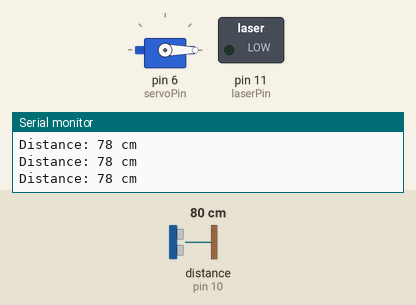
Recording of a sketch running on a simulated Arduino Uno, built with avr-gcc and run on an emulated ATmega328P. On the bench: servo, switched loads named in the sketch (green lamp = pin HIGH), the last lines printed to the serial monitor. Wiring (inferred from the names in the program): ultrasonic range finder: trigger pin 9; echo pin 10. The inputs (shaded band) are chosen by the test bench; at power-on: distance to the obstacle (sensor on pin 10) 80 cm. The echo pulse lasts 58.3 µs per cm; pins used as bus, display or sensor lines are not drawn.

Above: at 1.3 s.
1.4 s: distance to the obstacle (sensor on pin 10) set to 23 cm
2.9 s: distance to the obstacle (sensor on pin 10) set to 19 cm
At 3.9 s:
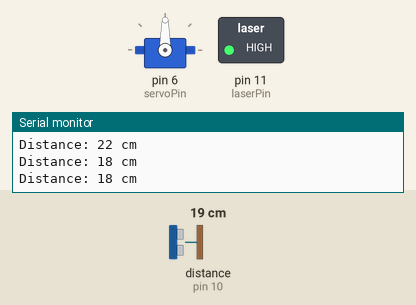
4.5 s: distance to the obstacle (sensor on pin 10) set to 35 cm
At 5.3 s:
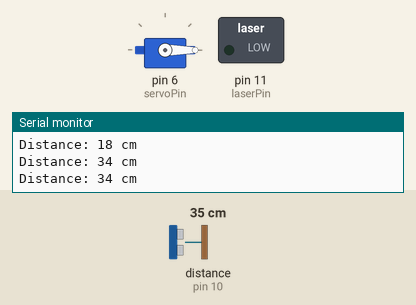
6.0 s: distance to the obstacle (sensor on pin 10) set to 2 cm
At 6.7 s:
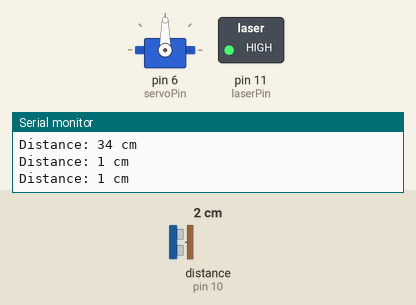
Timing chart, 0 to 8.5 s (numbered marks = the images above; inputs shaded):
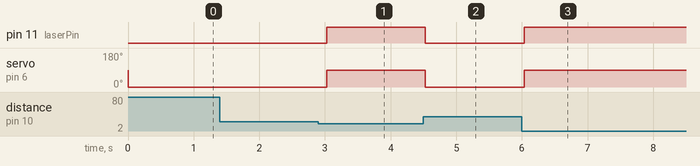

The sketch:

SmartServoSystem.ino
```cpp
#define trigPin 9   // Trigger pin of the ultrasonic sensor
#define echoPin 10   // Echo pin of the ultrasonic sensor
#define laserPin 11  // Pin for the laser (LED)
#define servoPin 6   // Pin for the servo

#include <Servo.h>

Servo myServo; // Create a servo object

void setup() {
    Serial.begin(9600); // Start serial communication
    pinMode(trigPin, OUTPUT); // Set trigger pin as output
    pinMode(echoPin, INPUT); // Set echo pin as input
    pinMode(laserPin, OUTPUT); // Set laser pin as output
    myServo.attach(servoPin); // Attach the servo to the specified pin
}

void loop() {
    // Trigger the ultrasonic sensor
    digitalWrite(trigPin, LOW);
    delayMicroseconds(2);
    digitalWrite(trigPin, HIGH);
    delayMicroseconds(10);
    digitalWrite(trigPin, LOW);

    // Read the echo signal
    long duration = pulseIn(echoPin, HIGH);
    long distance = (duration * 0.034) / 2; // Calculate distance in cm

    Serial.print("Distance: ");
    Serial.print(distance);
    Serial.println(" cm");

    // Control the laser (LED)
    if (distance < 20) { // If an object is within 20 cm
        digitalWrite(laserPin, HIGH); // Turn on the laser
        myServo.write(90); // Move the servo to a specified angle
    } else {
        digitalWrite(laserPin, LOW); // Turn off the laser
        myServo.write(0); // Move the servo back to the starting position
    }

    delay(500); // Delay for stability
}
```

Measured:
- the behaviour switches between 21 and 20 cm on distance to the obstacle (sensor on pin 10) (found by bisection; images 0 and 1)
- after the input at 2.9 s, pin 11 (laserPin): LOW → HIGH after 0.12 s; servo on pin 6 (servoPin): 0° → 90° after 0.12 s
- after the input at 4.5 s, pin 11 (laserPin): HIGH → LOW at once; servo on pin 6 (servoPin): 90° → 0° at once
- after the input at 6.0 s, pin 11 (laserPin): LOW → HIGH at once; servo on pin 6 (servoPin): 0° → 90° at once
